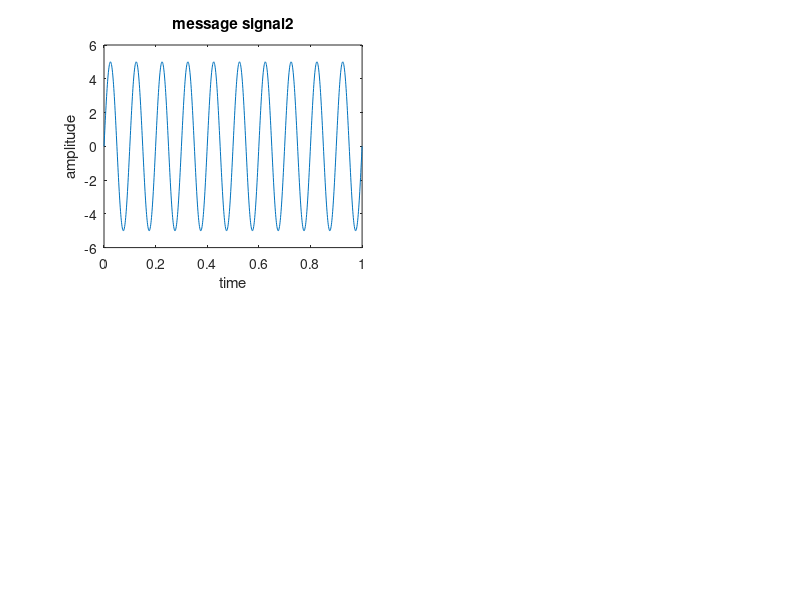

Reproduce this figure in MATLAB.
clc
clear all;
close all;
t=0:0.001:1;
mt=5*sin(2*pi*10*t);
subplot(2,1,1);
plot(t,mt);
xlabel('time');
ylabel('amplitude');
title('message signal1');

subplot(2,2,1);
plot(t,hilbert(mt));
xlabel('time');
ylabel('amplitude');
title('message signal2');
